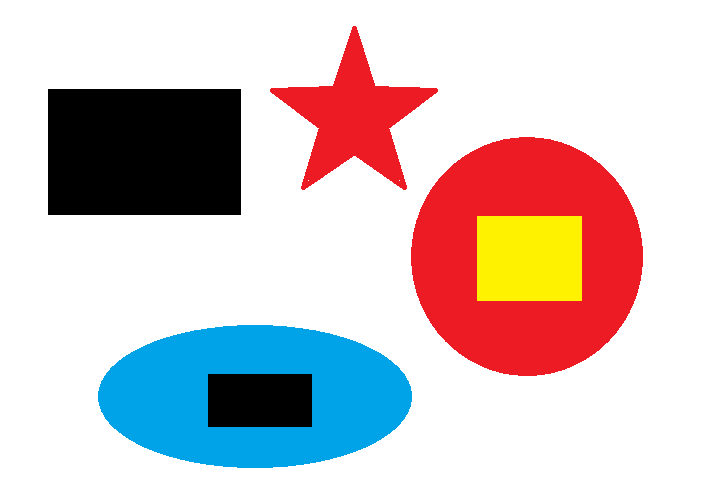
#> input picture class_material/image/contour.png, 718 x 502 px
$ jupyter execute Q_04_08.ipynb   (older library calls are emulated)
#> lines starting #> are read from the running program, lines starting #| are printed output that depends on the picture; after the words box and inside, x2 and y2 are one past the last pixel; in counts of white or black regions, pixels touching at a corner belong together
## 解答 04_08
> * 將 下列圖片 彩色載入
> * 垂直 rotate 90 度, show 出結果
> * 再 3x3 高斯濾波器, sigmaX=0.8, sigmaY=0.8, show 出結果<br>
> * 再 sobelX, sobelY 後用(0.5, 0.5)的 權重加起來, show 出結果<br>
> * 再輪廓偵測外框 (contours) 將找到的輪廓填滿畫在原圖上, show 出結果
> * 將上圖中的物件中心用圓圈標示出來, 並將面積標示於中心旁邊

### 必須將上列個各處理後的圖 imshow 出來

[cell 1]
import cv2
import numpy as np

img = cv2.imread('../image/contour.png')
#> img is the input picture: shape (502, 718, 3); mean B, G, R 198.4, 197.6, 210.6
cv2.imshow('original', img)
cv2.waitKey(0)

# -------- 垂直 rotate 90 度 ------------------------
imgFlip = cv2.rotate(img, cv2.ROTATE_90_CLOCKWISE)
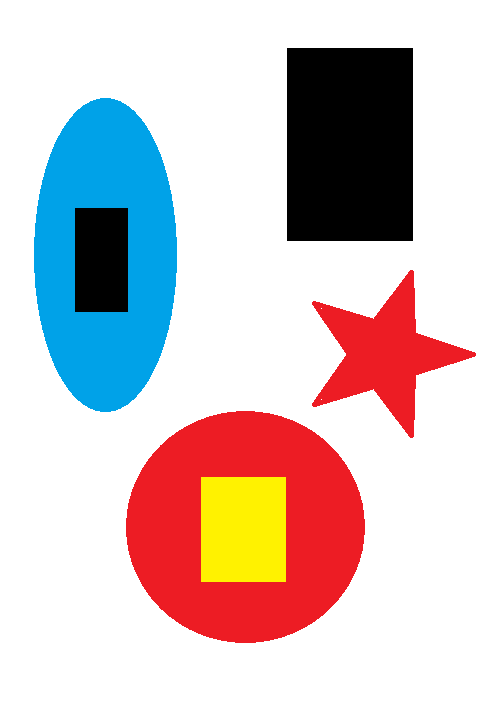
#> imgFlip: shape (718, 502, 3); mean B, G, R 198.4, 197.6, 210.6
cv2.imshow('Rotate', imgFlip)
cv2.waitKey(0)


# ----- 3*3 高斯濾波器 -----------------------------
imgGs =cv2.GaussianBlur(imgFlip, (3, 3), .8, .8)
cv2.imshow('GaussianBlur', imgGs)
cv2.waitKey(0)


# ------- 將前一處理後圖片取 SobelX, SobelY and addWeight(0.5, 0.5)----------
sobelx = cv2.Sobel(imgGs, cv2.CV_64F, 1, 0)
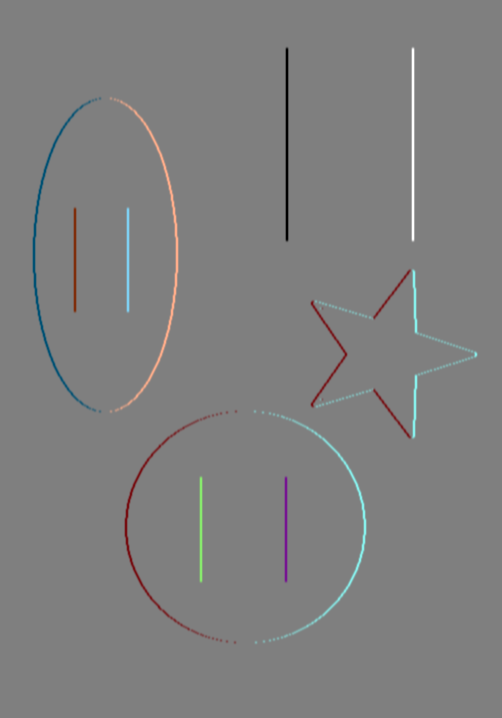
#> sobelx: shape (718, 502, 3) float64; mean B, G, R 0, 0, 0; drawn with min black and max white
sobely = cv2.Sobel(imgGs, cv2.CV_64F, 0, 1)
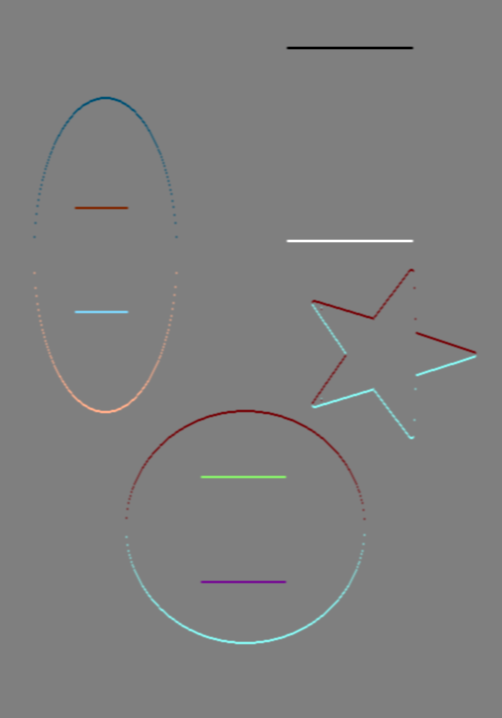
#> sobely: shape (718, 502, 3) float64; mean B, G, R 0, 0, 0; drawn with min black and max white

sobelx = cv2.convertScaleAbs(sobelx)   # 轉回 uint8
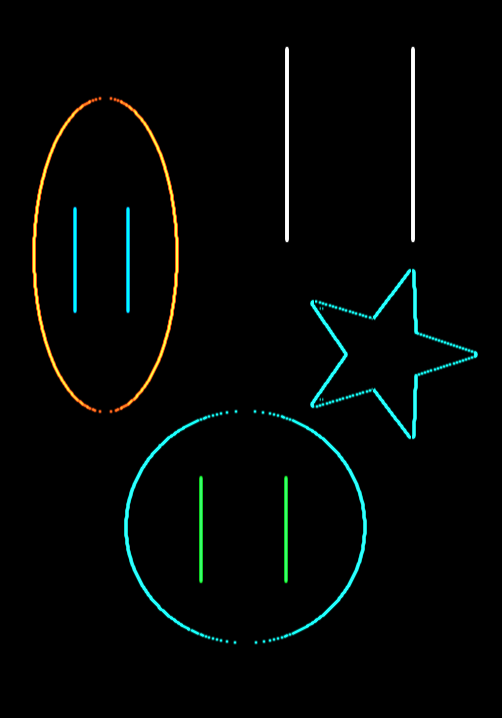
#> sobelx: shape (718, 502, 3); mean B, G, R 4.9, 6.2, 3.4
sobely = cv2.convertScaleAbs(sobely)
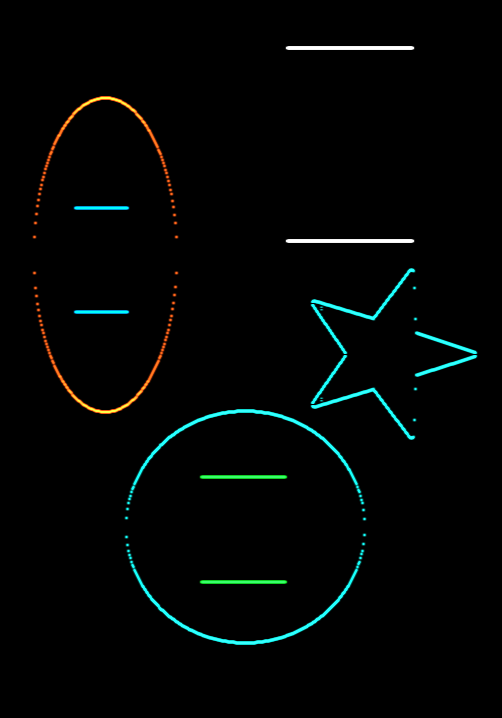
#> sobely: shape (718, 502, 3); mean B, G, R 4.1, 4.8, 2.3

sobelxy =  cv2.addWeighted(sobelx, 1, sobely, 1, 0)
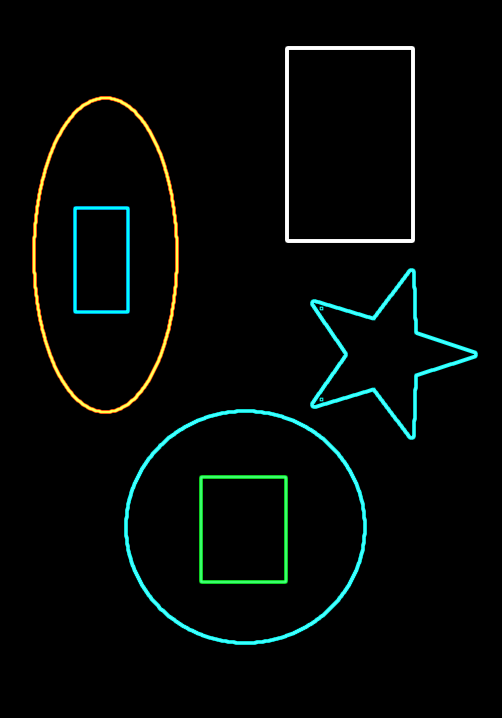
#> sobelxy: shape (718, 502, 3); mean B, G, R 7.2, 8.9, 4.7
cv2.imshow('sobelxy', sobelxy)
cv2.waitKey(0)


# ------- 輪廓偵測 (contours) 將找到的輪廓畫在原圖上 ----------
sobelxy_g = cv2.cvtColor(sobelxy, cv2.COLOR_BGR2GRAY)
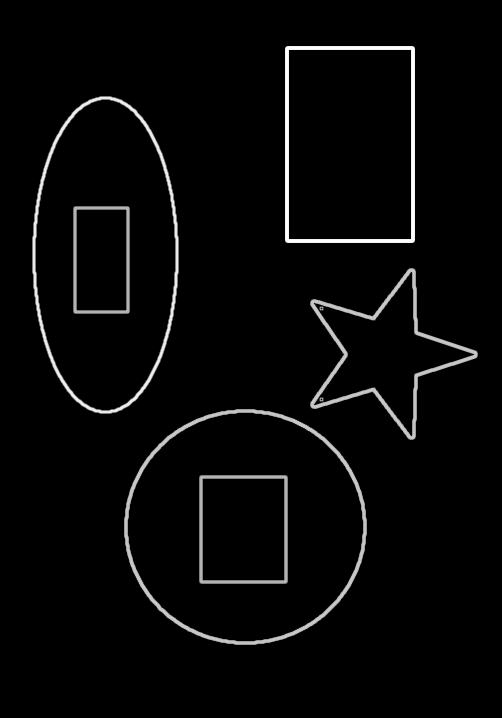
#> sobelxy_g: shape (718, 502); min 0, max 255, mean 7.5
cnts, hierarchy = cv2.findContours(sobelxy_g, cv2.RETR_EXTERNAL, cv2.CHAIN_APPROX_SIMPLE)
#> cnts = 4 contours; box (x1, y1, x2, y2) and area: (124, 409, 367, 645) 45035, (32, 96, 179, 414) 36794, (285, 46, 415, 243) 25284, (310, 268, 478, 440) 11694
mask = cv2.drawContours(sobelxy, cnts, -1, (0,0,255), -1)
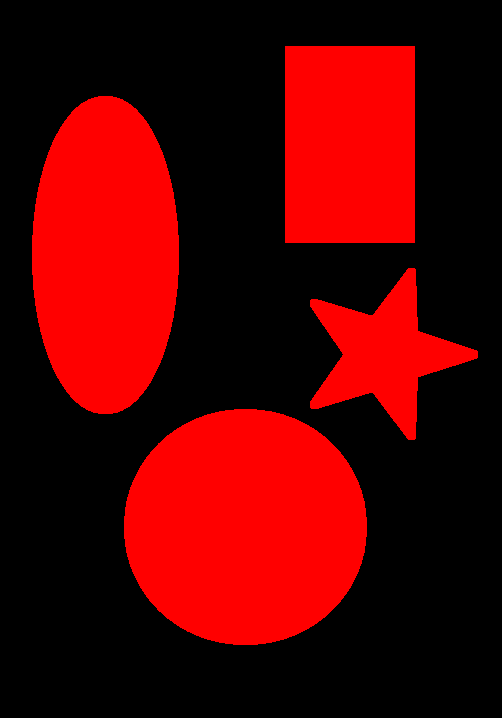
#> mask: shape (718, 502, 3); mean B, G, R 0, 0, 85
cv2.imshow('contour', mask)
cv2.waitKey(0)


# ------- 將上圖中的物件中心用圓圈標示出來, 並將面積標示於中心旁邊 ---------
for i in range(len(cnts)):
    M = cv2.moments(cnts[i])
    cx = int(M['m10'] / M['m00'])  # 中心點 x 座標
    cy = int(M['m01'] / M['m00'])  # 中心點 y 座標

    area = cv2.contourArea(cnts[i])                                        # 面積
    round_len = cv2.arcLength(cnts[i], True)                     # 週長
    cv2.circle(mask, (cx,cy), 3, (0,255,0), -2)
    cv2.putText(mask, f'area = {area}', (cx-60,cy-10), cv2.FONT_HERSHEY_SIMPLEX,  .6, (0, 255, 0), 2, cv2.LINE_AA)
    print(f'輪廓 {i} 的中心點 ({cx}, {cy}),\t面積 : {area:10,.2f},\t週長 :{round_len:9,.2f}')
#> this loop made 4 passes
#> (cx, cy, area, round_len) on passes 1 to 4: (244, 526, 45035, 793.5), (384, 353, 11693.5, 677.7), (104, 254, 36794, 797.1), (349, 144, 25284, 650)
#| 輪廓 0 的中心點 (244, 526),	面積 :  45,035.00,	週長 :   793.49
#| 輪廓 1 的中心點 (384, 353),	面積 :  11,693.50,	週長 :   677.71
#| 輪廓 2 的中心點 (104, 254),	面積 :  36,794.00,	週長 :   797.13
#| 輪廓 3 的中心點 (349, 144),	面積 :  25,284.00,	週長 :   650.00
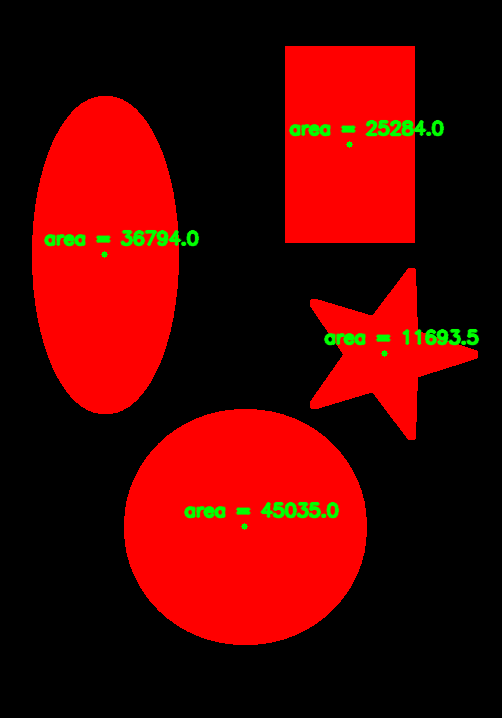
#> mask: shape (718, 502, 3); 1.87% of pixels changed, all inside (x1, y1, x2, y2) = (43, 119, 480, 530)
    # temp=np.zeros(im.shape, np.uint8)
cv2.imshow('mask', mask)
cv2.waitKey(0)
cv2.destroyAllWindows()
cv2.waitKey(1)
#> Out = 27
